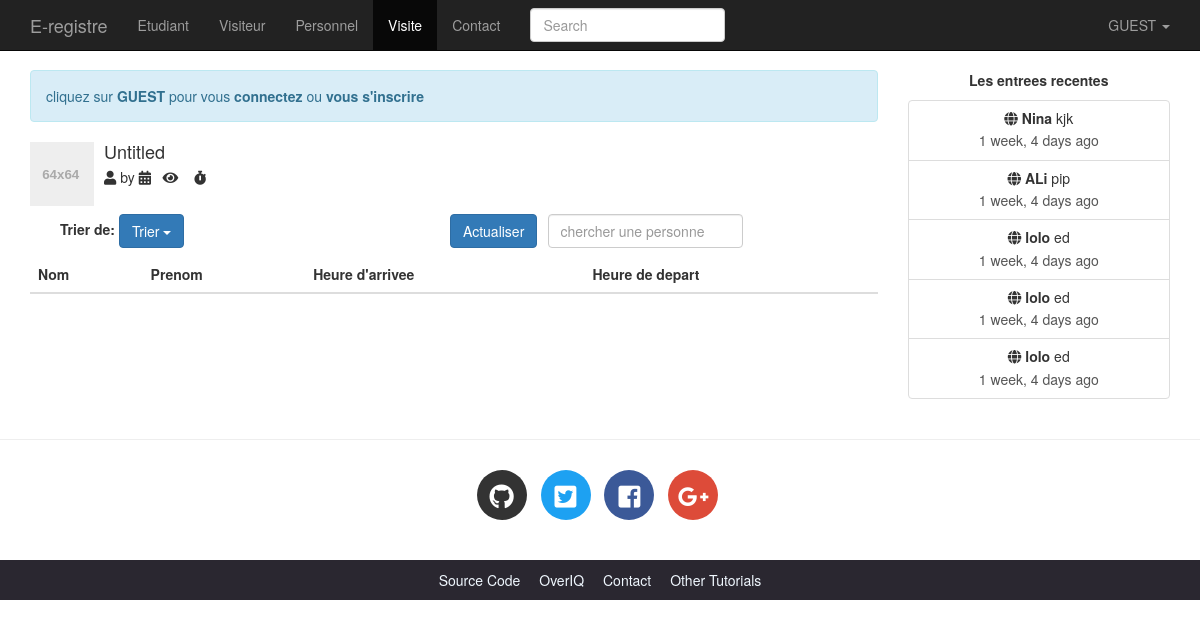
Page /visites/ on the committed database.
### e_registre/models.py (models this page shows, shortened)
class Visite(models.Model):
	personne = models.ForeignKey('Personne',on_delete=models.CASCADE,default=None,null=True)
	date_de_visite = models.DateField(null=True)
	heure_darrivee = models.DateTimeField(null=True)
	heure_depart = models.DateTimeField(null=True)
	motif = models.TextField(null=True)

class Personne(models.Model):
	nom = models.CharField(max_length=30)
	prenom = models.CharField(max_length=35)
	sexe = models.CharField(max_length=10)
	telephone = models.CharField(max_length=13)

### e_registre/views.py (the view, shortened to what this page needs)
# urls.py: path(r'visites/',views.visites,name="visites"),
def visites(request):
    print(request.session.get("first_name","Unknown"))
    visites = Visite.objects.all()
    if 'query' in request.GET and request.GET['query']!='':
        visites = Visite.objects.filter(personne__nom__icontains = request.GET['query'])
    visites = visites.filter(heure_darrivee__gt=datetime.datetime.today().date())
    visites = paginate_result(request,visites,9)
    return render(request, 'e_registre/visites.html',{'visites':visites})

### e_registre/context_processors.py (called while the page is built)
def recent_visites(request):
    return dict(recent_visites=Visite.objects.all().order_by("-heure_darrivee")[:8])

### e_registre/utils.py (called while the page is built)
def paginate_result(request, object_list, item_per_page):
    paginator = Paginator(object_list, item_per_page)
    page = request.GET.get('page')
    try:
        results = paginator.page(page)
    except PageNotAnInteger:
        results = paginator.page(1)
    except EmptyPage:
        results = paginator.page(paginator.num_pages)
    return results

### e_registre/templates/e_registre/visites.html (shortened to what this page needs)
{% extends 'e_registre/base.html' %}
{% load static %}
{% block main %}
    <div class="media post-meta">
        <div class="media-left">
            <a href="#">
                <img alt="64x64" class="media-object" data-src="holder.js/64x64" data-holder-rendered="true" style="width: 64px; height: 64px;">
            </a>
        </div>
        <div class="media-body">
            <h4 class="media-heading">{{ request.user.username|default:"Untitled" }}</h4>
            <p>
                <i class="fas fa-user" data-toggle="tooltip" title="" data-original-title="Paste creator"></i> by
                <i class="fas fa-calendar-alt" data-toggle="tooltip" title="" data-original-title="Creation Date" ></i>
                <i class="fas fa-eye"  data-toggle="tooltip" title="" data-original-title="Visits to this paste" ></i>
                <i class="fas fa-stopwatch" data-toggle="tooltip" title="" data-original-title="Expiration time"></i>
            </p>
        </div>
        <form class=" navbar-form navbar-left">
            <div class="container">
                <div class="row">
                    <div class="col-lg-2 col-md-2">
                        <label for="tri">Trier de: </label>
                        <a data-toggle="dropdown" class="btn btn-primary" href="#">Trier <b class="caret"></b></a>
                    </div>
                    <div class="col-lg-2">
                    </div>
                    <div class="col-lg-1">
                            <button class="btn btn-primary">Actualiser</button>
                        </div>
                    <div class="col-lg-6">
                        <input type="text" name="query" class="form-control" placeholder="chercher une personne" value="">
                    </div>
                </div>
            </div>
        </form>
        <table class="table table-striped">
            <thead >
                <th>Nom</th>
                <th>Prenom</th>
                <th>Heure d'arrivee</th>
                <th>Heure de depart</th>
            </thead>
        </table>
    </div>
{% endblock %}

### e_registre/templates/e_registre/base.html (shortened to what this page needs)
<!DOCTYPE html>
<html lang="en">
<head>
    {% load static %}
    {% load humanize %}
    <link rel="stylesheet" href="{% static 'e_registre/css/bootstrap.min.css' %}" >
    <link rel="stylesheet" href="{% static 'e_registre/css/bootstrap-select.min.css' %}" >
    <link href="https://use.fontawesome.com/releases/v5.0.7/css/all.css" rel="stylesheet">
    <link rel="stylesheet" href="https://maxcdn.bootstrapcdn.com/bootstrap/3.4.0/css/bootstrap.min.css">
    <link rel="stylesheet" href="{% static 'e_registre/css/main.css' %}">
    <link rel="stylesheet" href="{% static 'e_registre/css/default.css' %}">
</head>
<body>
<nav class="navbar navbar-default navbar-inverse navbar-fixed-top">
    <div class="container">
        <div class="navbar-header">
            <a class="navbar-brand" href="/home">E-registre</a>
        </div>
        <div class="collapse navbar-collapse" id="bs-example-navbar-collapse-1 ">
            <ul class="nav navbar-nav">
                <li {% if request.path == '/personnes/etudiants' %}class='active'{% endif %} >
                    <a href="{% if request.user.is_authenticated %}/personnes/etudiants{% endif %}">Etudiant</a>
                </li>
                <li {% if request.path == '/personnes/visiteurs' %}class='active'{% endif %}>
                    <a href="{% if request.user.is_authenticated %}/personnes/visiteurs{% endif %}">Visiteur<span class="sr-only">(current)</span></a>
                </li>
                <li {% if request.path == '/personnes/personnels' %}class='active'{% endif %}>
                    <a href="{% if request.user.is_authenticated %}/personnes/personnels{% endif %}">Personnel</a>
                </li>
                <li {% if request.path == '/visites/' %}class='active'{% endif %}>
                    <a href="{% if request.user.is_authenticated %}/visites{% endif %}">Visite</a>
                </li>
                <li {% if request.path == '/contact/' %}class='active'{% endif %}>
                    <a href="">Contact</a>
                </li>
            </ul>
            <form action="{% url 'e_registre:search' %}" class="navbar-form navbar-left" method="get">
                <div class="form-group">
                    <input type="text" name="search" class="form-control" placeholder="Search" value="{{request.GET.search}}">
                </div>
            </form>
            <ul class="nav navbar-nav navbar-right">
                <li class="dropdown">
                    <a href="#" class="dropdown-toggle" data-toggle="dropdown" role="button"
                       aria-haspopup="true" aria-expanded="false">
                        {% if request.user.is_authenticated %}
                            {{ request.user.username|upper }}
                        {% else %}
                            GUEST
                        {% endif %}
                        <span class="caret"></span>
                    </a>
                </li>
            </ul>
        </div>
    </div>
</nav>
<div class="container">
    <div class="row">
        <div class="col-lg-9 col-md-9">
            {% if not request.user.is_authenticated and not request.path == '/login/' %}
                <p class="alert alert-info">
                    cliquez sur <b>GUEST</b> pour vous <b>connectez</b> ou <b>vous s'inscrire</b>
                </p>
            {% endif %}
            {% block main %}{% endblock %}
        </div>
        <div class="col-lg-3 col-md-3 text-center hidden-sm hidden-xs">
            <p><b>Les entrees recentes</b></p>
            <div class="list-group">
                {% for recent_visite in recent_visites %}
                    <a href="{{ recent_visite.get_absolute_url }}" class="list-group-item">
                        <h5 class="list-group-item-heading"><span class="fa fa-globe
                            "></span> <b>{{ recent_visite.personne.nom }}</b> {{ recent_visite.personne.prenom }}</h5>
                        <p class="list-group-item-text">{{ recent_visite.heure_darrivee|naturaltime }}</p>
                    </a>
                {% endfor %}
            </div>
        </div>
    </div>
</div>
<hr>
<footer>
    <div class="social-icons">
        <div class="container text-center">
            <ul class="list-inline">
                <li class="list-inline-item social-github">
                    <a href="https://github.com/">
                        <i class="fab fa-github"></i>
                    </a>
                </li>
                <li class="list-inline-item social-twitter">
                    <a href="https://twitter.com/">
                        <i class="fab fa-twitter-square"></i>
                    </a>
                </li>
                <li class="list-inline-item social-facebook">
                    <a href="https://www.facebook.com/">
                        <i class="fab fa-facebook-square"></i>
                    </a>
                </li>
                <li class="list-inline-item social-google-plus">
                    <a href="https://plus.google.com/">
                        <i class="fab fa-google-plus-g"></i>
                    </a>
                </li>
            </ul>
        </div>
    </div>
    <div class="main-footer">
        <div class="container text-center">
            <ul>
                <li><a href="#">Source Code</a></li>
                <li><a href="#">OverIQ</a></li>
                <li><a href="#">Contact</a></li>
                <li><a href="#">Other Tutorials</a></li>
            </ul>
        </div>
    </div>
</footer>
</body>
</html>

### e_registre/static/e_registre/css/main.css (style rules this page uses)
body { padding-top: 70px; }
.social-icons { margin: 30px 0; }
footer .social-icons ul.list-inline li a { display: block; width: 50px; height: 50px; color: #fff; border-radius: 100%; font-size: 25px; line-height: 50px; }
footer .social-icons ul.list-inline li.social-github a { background-color: #333; transition: all .2s ease-in-out; }
footer .social-icons ul.list-inline li.social-twitter a { background-color: #1da1f2; transition: all .2s ease-in-out; }
footer .social-icons ul.list-inline li.social-facebook a { background-color: #3b5998; transition: all .2s ease-in-out; }
footer .social-icons ul.list-inline li.social-google-plus a { background-color: #dd4b39; transition: all .2s ease-in-out; }
.main-footer { background-color: #2a2730; }
.main-footer ul { margin-top: 10px; padding-left: 0; }
.main-footer li { display: inline; }
.main-footer li a { color: aliceblue; }
.main-footer li+ li { margin-left: 15px; }
.post-meta { margin-bottom: 20px; }

### rows in the picture
Visite: personne.nom "Nina", personne.prenom "kjk", heure_darrivee "1 week, 4 days ago"
Visite: personne.nom "ALi", personne.prenom "pip", heure_darrivee "1 week, 4 days ago"
Visite: personne.nom "lolo", personne.prenom "ed", heure_darrivee "1 week, 4 days ago"
Visite: personne.nom "lolo", personne.prenom "ed", heure_darrivee "1 week, 4 days ago"
Visite: personne.nom "lolo", personne.prenom "ed", heure_darrivee "1 week, 4 days ago"

### other values in the picture
{{ request.user.username|default:"Untitled" }} "Untitled"
